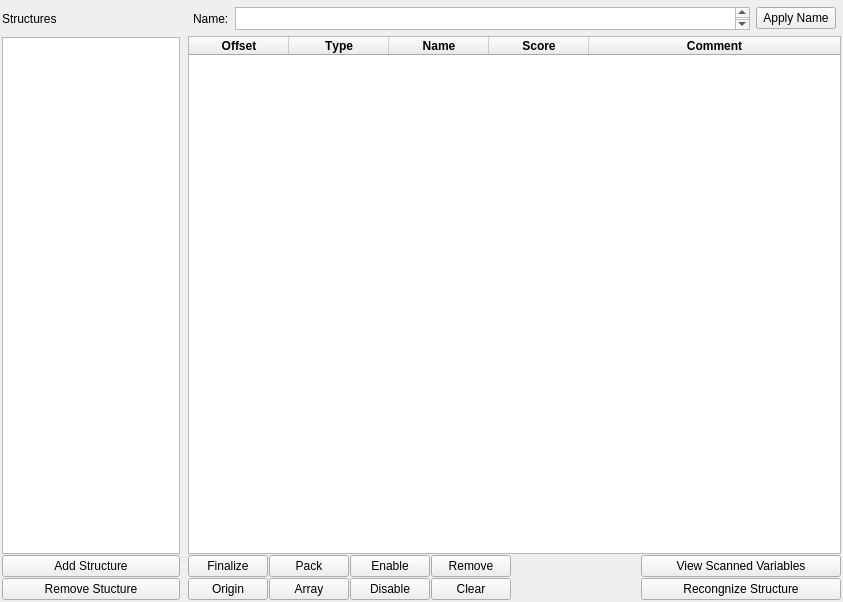
<?xml version="1.0" encoding="UTF-8"?>
<ui version="4.0">
 <class>view_form</class>
 <widget class="QWidget" name="view_form">
  <property name="geometry">
   <rect>
    <x>0</x>
    <y>0</y>
    <width>843</width>
    <height>602</height>
   </rect>
  </property>
  <property name="windowTitle">
   <string>Form</string>
  </property>
  <property name="autoFillBackground">
   <bool>false</bool>
  </property>
  <layout class="QHBoxLayout" name="horizontalLayout">
   <property name="leftMargin">
    <number>1</number>
   </property>
   <property name="topMargin">
    <number>1</number>
   </property>
   <property name="rightMargin">
    <number>1</number>
   </property>
   <property name="bottomMargin">
    <number>1</number>
   </property>
   <item>
    <widget class="QFrame" name="frm_left">
     <property name="sizePolicy">
      <sizepolicy hsizetype="Preferred" vsizetype="Preferred">
       <horstretch>0</horstretch>
       <verstretch>0</verstretch>
      </sizepolicy>
     </property>
     <property name="minimumSize">
      <size>
       <width>100</width>
       <height>0</height>
      </size>
     </property>
     <property name="maximumSize">
      <size>
       <width>180</width>
       <height>16777215</height>
      </size>
     </property>
     <property name="frameShape">
      <enum>QFrame::NoFrame</enum>
     </property>
     <layout class="QVBoxLayout" name="verticalLayout_2">
      <property name="spacing">
       <number>1</number>
      </property>
      <property name="leftMargin">
       <number>1</number>
      </property>
      <property name="topMargin">
       <number>1</number>
      </property>
      <property name="rightMargin">
       <number>1</number>
      </property>
      <property name="bottomMargin">
       <number>1</number>
      </property>
      <item>
       <widget class="QLabel" name="lbl_title">
        <property name="minimumSize">
         <size>
          <width>0</width>
          <height>34</height>
         </size>
        </property>
        <property name="text">
         <string>Structures</string>
        </property>
       </widget>
      </item>
      <item>
       <widget class="QListWidget" name="lst_structures"/>
      </item>
      <item>
       <widget class="QPushButton" name="btn_add">
        <property name="toolTip">
         <string>&lt;html&gt;&lt;head/&gt;&lt;body&gt;&lt;p&gt;Add a structure to the structure list&lt;/p&gt;&lt;/body&gt;&lt;/html&gt;</string>
        </property>
        <property name="text">
         <string>Add Structure</string>
        </property>
       </widget>
      </item>
      <item>
       <widget class="QPushButton" name="btn_remove">
        <property name="toolTip">
         <string>&lt;html&gt;&lt;head/&gt;&lt;body&gt;&lt;p&gt;Remove selected structure from the list&lt;/p&gt;&lt;/body&gt;&lt;/html&gt;</string>
        </property>
        <property name="text">
         <string>Remove Stucture</string>
        </property>
       </widget>
      </item>
     </layout>
    </widget>
   </item>
   <item>
    <widget class="QFrame" name="frm_right">
     <layout class="QVBoxLayout" name="verticalLayout">
      <property name="spacing">
       <number>1</number>
      </property>
      <property name="leftMargin">
       <number>1</number>
      </property>
      <property name="topMargin">
       <number>1</number>
      </property>
      <property name="rightMargin">
       <number>1</number>
      </property>
      <property name="bottomMargin">
       <number>1</number>
      </property>
      <item>
       <widget class="QFrame" name="frm_right_header">
        <property name="sizePolicy">
         <sizepolicy hsizetype="Preferred" vsizetype="Fixed">
          <horstretch>0</horstretch>
          <verstretch>0</verstretch>
         </sizepolicy>
        </property>
        <property name="frameShape">
         <enum>QFrame::NoFrame</enum>
        </property>
        <layout class="QHBoxLayout" name="horizontalLayout_2">
         <property name="leftMargin">
          <number>5</number>
         </property>
         <property name="topMargin">
          <number>5</number>
         </property>
         <property name="rightMargin">
          <number>5</number>
         </property>
         <property name="bottomMargin">
          <number>5</number>
         </property>
         <item>
          <widget class="QLabel" name="lbl_name">
           <property name="text">
            <string>Name:</string>
           </property>
          </widget>
         </item>
         <item>
          <widget class="QTextEdit" name="txt_name">
           <property name="sizePolicy">
            <sizepolicy hsizetype="Expanding" vsizetype="Fixed">
             <horstretch>0</horstretch>
             <verstretch>0</verstretch>
            </sizepolicy>
           </property>
           <property name="minimumSize">
            <size>
             <width>0</width>
             <height>23</height>
            </size>
           </property>
           <property name="toolTip">
            <string>&lt;html&gt;&lt;head/&gt;&lt;body&gt;&lt;p&gt;Apply a new name to the structure&lt;/p&gt;&lt;/body&gt;&lt;/html&gt;</string>
           </property>
          </widget>
         </item>
         <item>
          <widget class="QPushButton" name="btn_apply_name">
           <property name="toolTip">
            <string>&lt;html&gt;&lt;head/&gt;&lt;body&gt;&lt;p&gt;Apply a new name to the structure&lt;/p&gt;&lt;/body&gt;&lt;/html&gt;</string>
           </property>
           <property name="text">
            <string>Apply Name</string>
           </property>
          </widget>
         </item>
        </layout>
       </widget>
      </item>
      <item>
       <widget class="QTableWidget" name="tbl_structure">
        <attribute name="horizontalHeaderStretchLastSection">
         <bool>true</bool>
        </attribute>
        <attribute name="verticalHeaderStretchLastSection">
         <bool>false</bool>
        </attribute>
        <column>
         <property name="text">
          <string>Offset</string>
         </property>
         <property name="toolTip">
          <string extracomment="Offset of the structure member from origin"/>
         </property>
         <property name="whatsThis">
          <string/>
         </property>
         <property name="font">
          <font>
           <weight>75</weight>
           <italic>false</italic>
           <bold>true</bold>
           <kerning>false</kerning>
          </font>
         </property>
        </column>
        <column>
         <property name="text">
          <string>Type</string>
         </property>
         <property name="toolTip">
          <string extracomment="Type of the structure member"/>
         </property>
         <property name="whatsThis">
          <string/>
         </property>
         <property name="font">
          <font>
           <weight>75</weight>
           <bold>true</bold>
           <kerning>false</kerning>
          </font>
         </property>
        </column>
        <column>
         <property name="text">
          <string>Name</string>
         </property>
         <property name="toolTip">
          <string extracomment="Name of the structure member"/>
         </property>
         <property name="whatsThis">
          <string/>
         </property>
         <property name="font">
          <font>
           <weight>75</weight>
           <bold>true</bold>
           <kerning>false</kerning>
          </font>
         </property>
        </column>
        <column>
         <property name="text">
          <string>Score</string>
         </property>
         <property name="toolTip">
          <string extracomment="Calculated score of the structure member"/>
         </property>
         <property name="font">
          <font>
           <weight>75</weight>
           <bold>true</bold>
          </font>
         </property>
        </column>
        <column>
         <property name="text">
          <string>Comment</string>
         </property>
         <property name="font">
          <font>
           <weight>75</weight>
           <bold>true</bold>
           <kerning>false</kerning>
          </font>
         </property>
        </column>
       </widget>
      </item>
      <item>
       <layout class="QGridLayout" name="frm_buttons">
        <property name="spacing">
         <number>1</number>
        </property>
        <item row="0" column="5">
         <widget class="QPushButton" name="pushButton_7">
          <property name="sizePolicy">
           <sizepolicy hsizetype="Minimum" vsizetype="Fixed">
            <horstretch>0</horstretch>
            <verstretch>0</verstretch>
           </sizepolicy>
          </property>
          <property name="minimumSize">
           <size>
            <width>200</width>
            <height>0</height>
           </size>
          </property>
          <property name="text">
           <string>View Scanned Variables</string>
          </property>
         </widget>
        </item>
        <item row="0" column="2">
         <widget class="QPushButton" name="pushButton_5">
          <property name="text">
           <string>Enable</string>
          </property>
         </widget>
        </item>
        <item row="2" column="2">
         <widget class="QPushButton" name="pushButton_6">
          <property name="text">
           <string>Disable</string>
          </property>
         </widget>
        </item>
        <item row="0" column="0">
         <widget class="QPushButton" name="pushButton_3">
          <property name="sizePolicy">
           <sizepolicy hsizetype="Minimum" vsizetype="Fixed">
            <horstretch>0</horstretch>
            <verstretch>0</verstretch>
           </sizepolicy>
          </property>
          <property name="text">
           <string>Finalize</string>
          </property>
         </widget>
        </item>
        <item row="2" column="1">
         <widget class="QPushButton" name="pushButton_4">
          <property name="text">
           <string>Array</string>
          </property>
         </widget>
        </item>
        <item row="0" column="4">
         <spacer name="horizontalSpacer">
          <property name="orientation">
           <enum>Qt::Horizontal</enum>
          </property>
          <property name="sizeType">
           <enum>QSizePolicy::Expanding</enum>
          </property>
          <property name="sizeHint" stdset="0">
           <size>
            <width>20</width>
            <height>20</height>
           </size>
          </property>
         </spacer>
        </item>
        <item row="2" column="5">
         <widget class="QPushButton" name="pushButton_8">
          <property name="text">
           <string>Recongnize Structure</string>
          </property>
         </widget>
        </item>
        <item row="2" column="0">
         <widget class="QPushButton" name="pushButton">
          <property name="text">
           <string>Origin</string>
          </property>
         </widget>
        </item>
        <item row="0" column="1">
         <widget class="QPushButton" name="pushButton_2">
          <property name="text">
           <string>Pack</string>
          </property>
         </widget>
        </item>
        <item row="0" column="3">
         <widget class="QPushButton" name="pushButton_9">
          <property name="text">
           <string>Remove</string>
          </property>
         </widget>
        </item>
        <item row="2" column="3">
         <widget class="QPushButton" name="pushButton_10">
          <property name="text">
           <string>Clear</string>
          </property>
         </widget>
        </item>
       </layout>
      </item>
     </layout>
    </widget>
   </item>
  </layout>
  <action name="action_enable">
   <property name="text">
    <string>Enable Row</string>
   </property>
   <property name="toolTip">
    <string>Enable a row</string>
   </property>
   <property name="shortcut">
    <string>E</string>
   </property>
  </action>
  <action name="action_disable">
   <property name="text">
    <string>Disable Row</string>
   </property>
   <property name="toolTip">
    <string>Disale a row</string>
   </property>
   <property name="shortcut">
    <string>D</string>
   </property>
  </action>
  <action name="action_resolve">
   <property name="text">
    <string>Auto Resolve</string>
   </property>
   <property name="toolTip">
    <string>Auto resolve structure table using scoring</string>
   </property>
   <property name="shortcut">
    <string>R</string>
   </property>
  </action>
  <action name="action_finalize">
   <property name="text">
    <string>Finialize</string>
   </property>
   <property name="toolTip">
    <string>Finialize the structure table into a struct</string>
   </property>
   <property name="shortcut">
    <string>F</string>
   </property>
  </action>
 </widget>
 <resources/>
 <connections/>
</ui>
